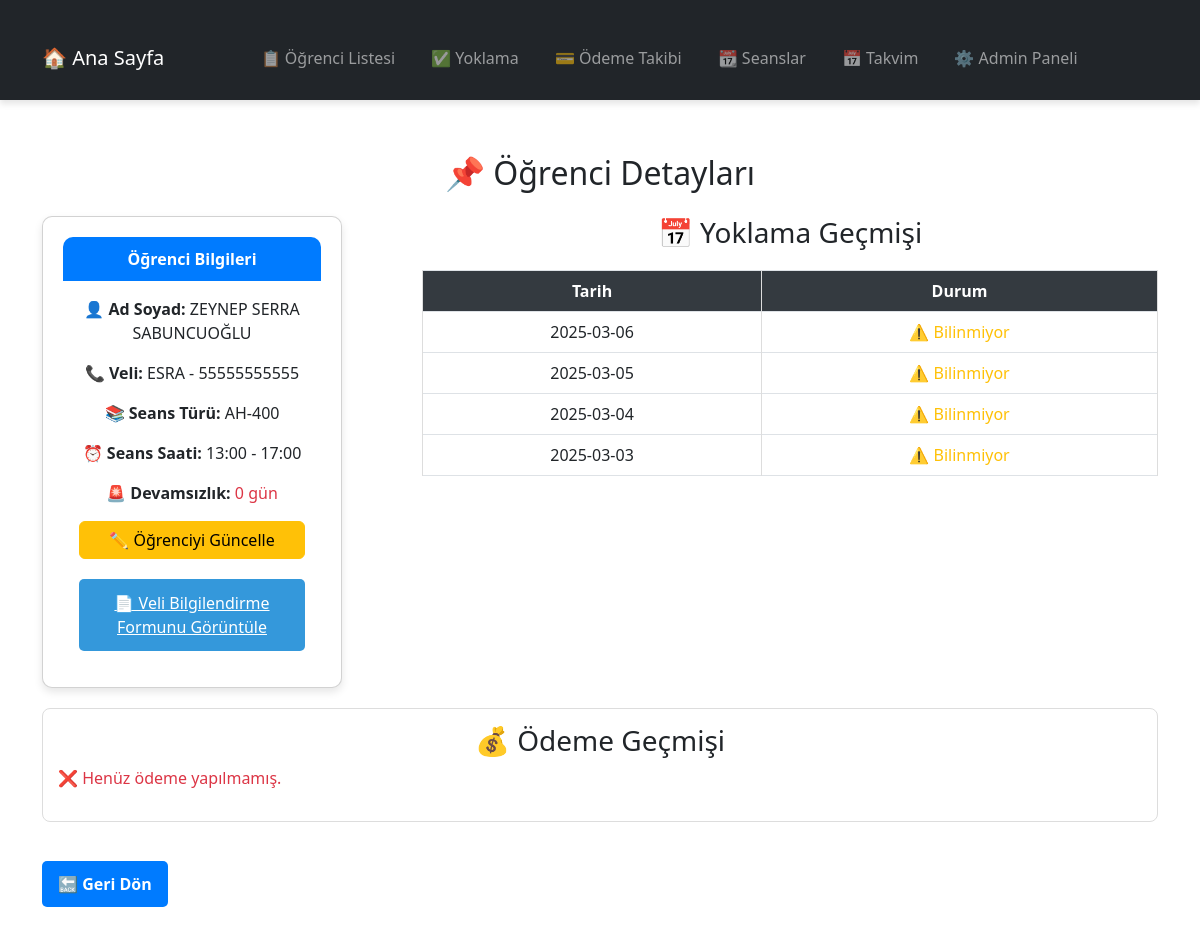
The page /student/22 on the database its author committed.
### tables this page shows
CREATE TABLE "students" (
id INTEGER PRIMARY KEY AUTOINCREMENT,
ad TEXT NOT NULL,
soyad TEXT NOT NULL,
tc TEXT NOT NULL,
dogum_tarihi TEXT,
kayit_tarihi TEXT DEFAULT CURRENT_DATE,
veli_adi TEXT,
veli_telefon TEXT,
seans_turu TEXT,
seans_fiyat REAL,
seans_saati TEXT,
odenen_miktar REAL DEFAULT 0,
kalan_miktar REAL DEFAULT 0,
created_at TIMESTAMP DEFAULT CURRENT_TIMESTAMP,
odeme_turu TEXT
, seans_gunleri TEXT DEFAULT '', devamsizlik INTEGER DEFAULT 0, kalan_seans INT, seans_sayisi INTEGER);

CREATE TABLE yoklamalar (
id INTEGER PRIMARY KEY AUTOINCREMENT,
ogrenci_id INTEGER NOT NULL,
tarih TEXT DEFAULT (DATE('now')),
yoklama_durumu TEXT,
devamsizlik_sayisi INTEGER DEFAULT 0, seans_turu TEXT, seans_saati TEXT, durum TEXT,
FOREIGN KEY (ogrenci_id) REFERENCES students(id) ON DELETE CASCADE
);

### app.py (the view)
@app.route('/student/<int:student_id>')
def student_details(student_id):
    conn = get_db_connection()
    cursor = conn.cursor()
    cursor.execute("""
        SELECT id, ad, soyad, veli_adi, veli_telefon, seans_turu, seans_saati, devamsizlik
        FROM students WHERE id = ?
    """, (student_id,))
    student = cursor.fetchone()
    if student is None:
        flash("⚠️ Öğrenci bulunamadı!", "danger")
        return redirect(url_for('list_students'))
    cursor.execute("""
        SELECT tarih, yoklama_durumu FROM yoklamalar
        WHERE ogrenci_id = ? ORDER BY tarih DESC
    """, (student_id,))
    attendance_history = cursor.fetchall()
    cursor.execute("""
        SELECT amount, payment_date, status FROM payments
        WHERE student_id = ? ORDER BY payment_date DESC
    """, (student_id,))
    payment_history = cursor.fetchall()
    conn.close()
    return render_template("student_details.html", student=student,
                           attendance_history=attendance_history,
                           payment_history=payment_history)

### app.py (called while the page is built)
def get_db_connection():
    if not os.path.exists(DB_PATH):  # Eğer veritabanı dosyası yoksa hata ver
        print(f"❌ HATA: Veritabanı dosyası bulunamadı! Beklenen konum: {DB_PATH}")
        sys.exit(1)
    conn = sqlite3.connect(DB_PATH)
    conn.row_factory = sqlite3.Row  # Sözlük formatında veri döndürür
    return conn

### templates/student_details.html (shortened to what this page needs)
<!DOCTYPE html>
<html lang="tr">
<head>
    <link rel="stylesheet" href="{{ url_for('static', filename='style.css') }}">
    <link href="https://cdn.jsdelivr.net/npm/bootstrap@5.3.0/dist/css/bootstrap.min.css" rel="stylesheet">
</head>
<body>
    {% include 'navbar.html' %}
    <div class="container mt-4">
        <h2 class="text-center mb-4">📌 Öğrenci Detayları</h2>
        <div class="row">
            <div class="col-md-4">
                <div class="card card-custom">
                    <div class="custom-header">Öğrenci Bilgileri</div>
                    <div class="card-body">
                        <p><strong>👤 Ad Soyad:</strong> {{ student['ad'] }} {{ student['soyad'] }}</p>
                        <p><strong>📞 Veli:</strong> {{ student['veli_adi'] }} - {{ student['veli_telefon'] }}</p>
                        <p><strong>📚 Seans Türü:</strong> {{ student['seans_turu'] }}</p>
                        <p><strong>⏰ Seans Saati:</strong> {{ student['seans_saati'] }}</p>
                        <p><strong>🚨 Devamsızlık:</strong> <span class="text-danger">{{ student['devamsizlik'] }} gün</span></p>
                        <a href="{{ url_for('edit_student', student_id=student['id']) }}" class="btn btn-warning w-100">✏️ Öğrenciyi Güncelle</a>
                        <a href="{{ url_for('student_form', student_id=student.id) }}" class="print-button"> 📄 Veli Bilgilendirme Formunu Görüntüle
                        </a>
                    </div>
                </div>
            </div>
            <div class="col-md-8">
                <h3>📅 Yoklama Geçmişi</h3>
                <table class="table table-bordered">
                    <thead>
                        <tr>
                            <th>Tarih</th>
                            <th>Durum</th>
                        </tr>
                    </thead>
                    <tbody>
                        {% for record in attendance_history %}
                        <tr>
                            <td>{{ record['tarih'] }}</td>
                            <td>
                                {% if record['yoklama_durumu'] == "Geldi" %}
                                    <span class="text-success">✅ Geldi</span>
                                {% elif record['yoklama_durumu'] == "Gelmedi" %}
                                    <span class="text-danger">❌ Gelmedi</span>
                                {% else %}
                                    <span class="text-warning">⚠️ Bilinmiyor</span>
                                {% endif %}
                            </td>
                        </tr>
                        {% endfor %}
                    </tbody>
                </table>
            </div>
        </div>
        <div class="payment-section">
            <h3>💰 Ödeme Geçmişi</h3>
            {% if payment_history %}
            <table class="table table-bordered">
                <thead>
                    <tr>
                        <th>Tutar</th>
                        <th>Ödeme Tarihi</th>
                        <th>Durum</th>
                    </tr>
                </thead>
                <tbody>
                    {% for payment in payment_history %}
                    <tr>
                        <td>{{ payment['amount'] }}₺</td>
                        <td>{{ payment['payment_date'] }}</td>
                        <td>{{ payment['status'] }}</td>
                    </tr>
                    {% endfor %}
                </tbody>
            </table>
            {% else %}
            <p class="text-danger">❌ Henüz ödeme yapılmamış.</p>
            {% endif %}
        </div>
        <br>
        <button onclick="window.history.back()" class="btn btn-back">🔙 Geri Dön</button>
    </div>
</body>
</html>

### static/style.css (style rules this page uses)
body { font-family: 'Roboto', sans-serif; background-color: #f8f9fa; margin: 0; padding: 0; color: #333; max-width: 100%; }
.container { max-width: 1200px; margin: auto; padding: 30px; }
.card { background: white; padding: 20px; border-radius: 10px; box-shadow: 0 0 10px rgba(0, 0, 0, 0.1); flex: 1; text-align: center; min-width: 200px; max-width: 300px; }
.table { width: 100%; border-collapse: collapse; margin-top: 20px; }
.table th, .table td { border: 1px solid #ddd; padding: 12px; text-align: center; }
.table th { background-color: #007bff; color: white; }
button { padding: 10px 15px; font-size: 16px; border-radius: 5px; border: none; cursor: pointer; }
h1, h2, h3 { text-align: center; color: #2C3E50; }
.print-button { display: block; width: 100%; padding: 12px; background: #3498db; color: white; text-align: center; border: none; cursor: pointer; font-size: 16px; margin-top: 20px; border-radius: 5px; }

### templates/student_details.html (style rules this page uses)
.card-custom { border-radius: 10px; box-shadow: 0 4px 8px rgba(0, 0, 0, 0.1); }
.custom-header { background-color: #007bff; color: white; padding: 10px; border-radius: 10px 10px 0 0; font-weight: bold; text-align: center; }
.table th { text-align: center; background-color: #343a40; color: white; }
.table td { text-align: center; }
.btn-back { margin-top: 15px; background-color: #007bff; color: white; border-radius: 5px; padding: 10px 15px; font-weight: bold; }
.payment-section { margin-top: 20px; padding: 15px; border: 1px solid #ddd; border-radius: 8px; }

### rows shown on the page
students: ad "ZEYNEP SERRA", soyad "SABUNCUOĞLU", veli_adi "ESRA", veli_telefon "55555555555", seans_turu "AH-400", seans_saati "13:00 - 17:00", devamsizlik "0"
yoklamalar: tarih "2025-03-06", yoklama_durumu "⚠️ Bilinmiyor"
yoklamalar: tarih "2025-03-05", yoklama_durumu "⚠️ Bilinmiyor"
yoklamalar: tarih "2025-03-04", yoklama_durumu "⚠️ Bilinmiyor"
yoklamalar: tarih "2025-03-03", yoklama_durumu "⚠️ Bilinmiyor"
